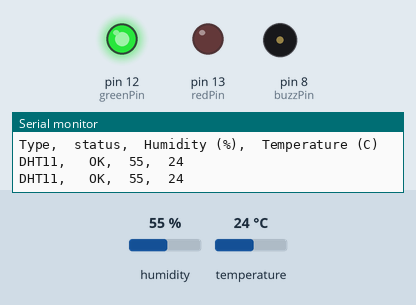
The sketch below on a simulated Arduino Uno, built with avr-gcc and run on an emulated ATmega328P. Parts: output pins drawn as LEDs (lit = HIGH), buzzer (waves = sounding, pin HIGH), the last lines printed to the serial monitor. Inputs (shaded band) come from the test bench; at power-on: temperature 24 °C, humidity 55 %.

Above: at 1.8 s.
1.9 s: temperature set to 30 °C
4.3 s: temperature set to 33 °C
At 7.5 s:
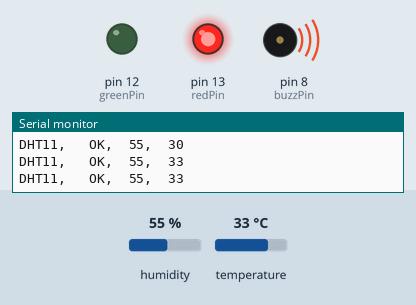
8.1 s: temperature set to 12 °C
At 9.9 s:
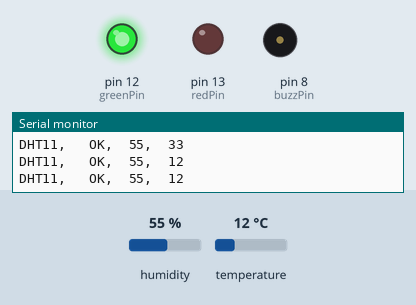
10.7 s: temperature set to 41 °C
At 12.6 s:
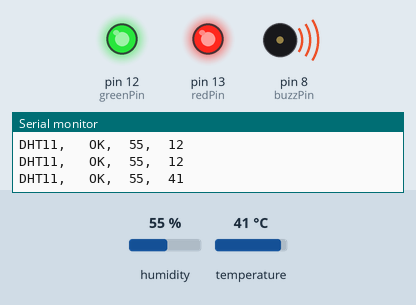
Timing chart, 0 to 14.3 s (numbered marks = the images above; inputs shaded):
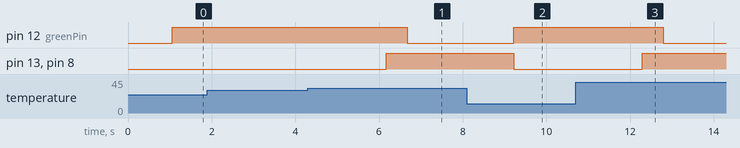

Measured:
- the behaviour switches between 31 and 32 °C on temperature (found by bisection; images 0 and 1)
- after the input at 4.3 s, pin 12 (greenPin): HIGH → LOW after 2.4 s; pin 13 (redPin), pin 8 (buzzPin): LOW → HIGH after 1.9 s
- after the input at 8.1 s, pin 12 (greenPin): LOW → HIGH after 1.1 s; pin 13 (redPin), pin 8 (buzzPin): HIGH → LOW after 1.1 s
- after the input at 10.7 s, pin 12 (greenPin): HIGH → LOW after 2.1 s; pin 13 (redPin), pin 8 (buzzPin): LOW → HIGH after 1.6 s

The sketch:

forThesisDHT11TestCode.ino
```cpp
#include <dht11.h>
dht11 DHT;
#define DHT11_PIN 4
int redPin = 13;
int greenPin = 12;
int buzzPin = 8;

void setup(){
  Serial.begin(9600);
  Serial.println("DHT TEST PROGRAM ");
  Serial.print("LIBRARY VERSION: ");
  Serial.println(DHT11LIB_VERSION);
  Serial.println();
  Serial.println("Type,\tstatus,\tHumidity (%),\tTemperature (C)");
  pinMode(redPin, OUTPUT);
  pinMode(greenPin, OUTPUT);
  pinMode(buzzPin, OUTPUT);
}

void loop(){
  int chk;
  int fah;
  Serial.print("DHT11, \t");
  chk = DHT.read(DHT11_PIN);    // READ DATA
  switch (chk){
    case DHTLIB_OK:
                Serial.print("OK,\t");
                break;
    case DHTLIB_ERROR_CHECKSUM:
                Serial.print("Checksum error,\t");
                break;
    case DHTLIB_ERROR_TIMEOUT:
                Serial.print("Time out error,\t");
                break;
    default:
                Serial.print("Unknown error,\t");
                break;
  }
 int f = DHT.temperature;
 fah = ((f*9)/5)+32;
 // DISPLAT DATA


  Serial.print(DHT.humidity,1);
  Serial.print(",\t");
  Serial.println(DHT.temperature,1);

  delay(1000);

  if ((DHT.temperature >= 32))
    {
      digitalWrite(redPin, HIGH);
      digitalWrite(buzzPin, HIGH);
      delay(500);
      digitalWrite(greenPin, LOW);

    }
  else
    {
      digitalWrite(greenPin, HIGH);
      digitalWrite(redPin, LOW);
      digitalWrite(buzzPin, LOW);

    }
}
```
